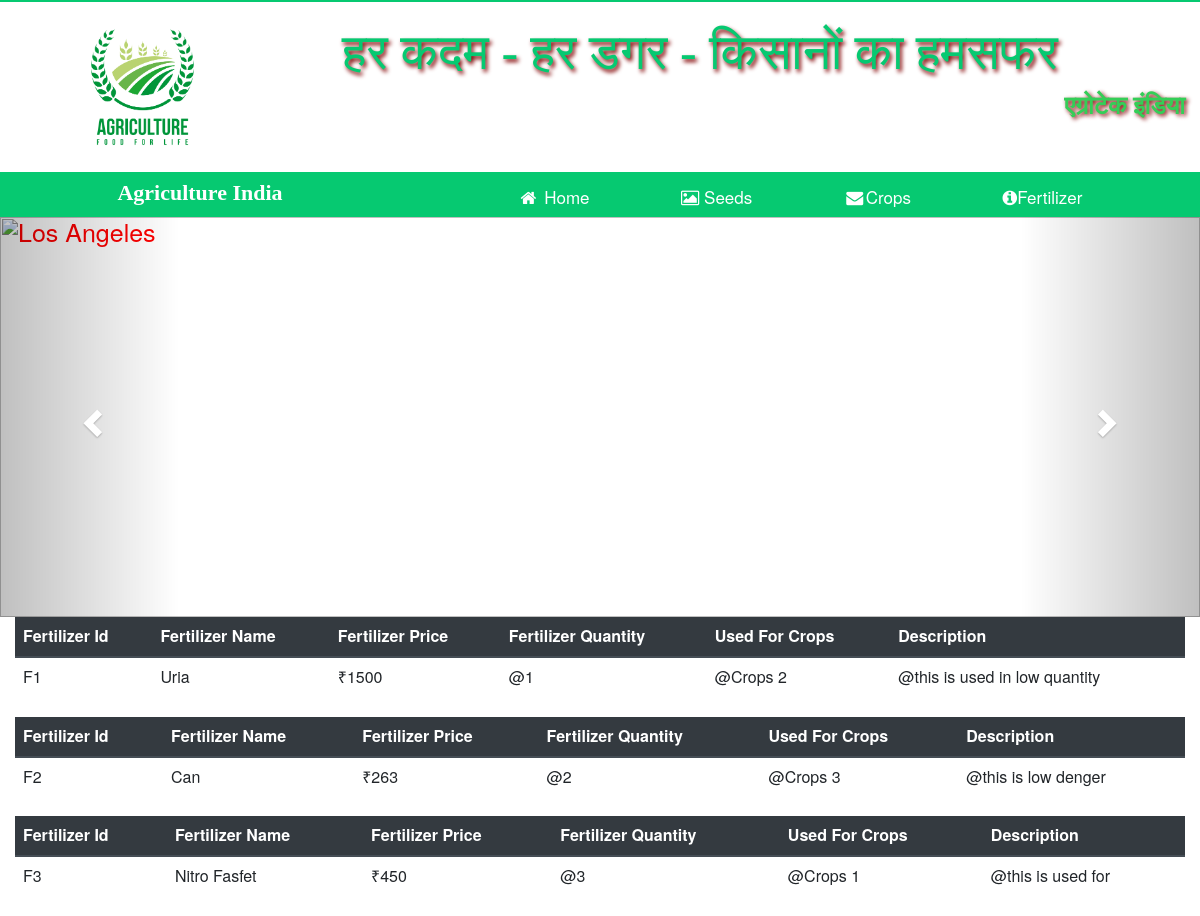
Screenshot of /AgroTechIndia/fertilizerdetails.php with the database file from the repository.
### tables this page shows
CREATE TABLE `fertilizers` (
  `fertilizer_id` varchar(20) NOT NULL,
  `fertilizer_name` varchar(50) NOT NULL,
  `fertilizer_price` int(50) NOT NULL,
  `ferilizer_quantity` int(50) NOT NULL,
  `crop_used` varchar(50) NOT NULL,
  `fertilizer_discription` longtext NOT NULL
);

### AgroTechIndia/fertilizerdetails.php (the view, shortened to what this page needs)
   <div class="row menu">
  <div class="col-sm-4 text-center" style="color:white;font-size:22px; padding-top:5px; font-family:Comic Sans MS;font-weight:bold;"><marquee scrollamount="3" behavior="alternate" onmouseover="stop()" onmouseout="start()" >Agriculture India</marquee></div>
  <div class="col-sm-8">
   <div class="navbar">
  <a class="active" href="index.php"><i class="fa fa-fw fa-home"></i> Home</a>
  <a href="seeddetails.php"><i class="fa fa-picture-o"></i> Seeds</a>
  <a href="cropdetails.php"><i class="fa fa-fw fa-envelope"></i>Crops</a>
  <a href="fertilizerdetails.php"><i class="fa fa-info-circle"></i>Fertilizer</a>
</div>
  </div>
   </div>
  <?php
   include("includes/connect.php");
   $sql = "SELECT * FROM `fertilizers`";
    $run = mysqli_query($conn,$sql);
    while($row = mysqli_fetch_assoc($run))
    {
      ?>
     <table class="table">
  <thead class="thead-dark">
    <tr>
      <th scope="col">Fertilizer Id</th>
      <th scope="col">Fertilizer Name</th>
      <th scope="col">Fertilizer Price</th>
      <th scope="col">Fertilizer Quantity</th>
      <th scope="col">Used For Crops</th>
      <th scope="col">Description</th>
    </tr>
  </thead>
  <tbody>
    <tr>
      <td scope="row"><?php echo $row['fertilizer_id'];?></td>
      <td><?php echo $row['fertilizer_name'];?></td>
      <td><?php echo "₹" ;echo $row['fertilizer_price']; ?></td>
      <td>@<?php echo $row['ferilizer_quantity'];?></td>
      <td>@<?php echo $row['crop_used'];?></td>
      <td>@<?php echo $row['fertilizer_discription'];?></td>
    </tr>
  </tbody>
</table>
    <?php
    }
   ?>

### AgroTechIndia/css/Stylesheet.css (style rules this page uses)
.header { height:170px; background:white; }
.logo { height:170px; }
.slider { height:400px; }
.menu { height:45px; background:#06c971; }
.navbar { width: 100%; }
.navbar a { float: left; text-align: center; color: white; text-decoration: none; font-size: 17px; }

### rows the page displays
fertilizers: fertilizer_id "F1", fertilizer_name "Uria", fertilizer_price "1500", ferilizer_quantity "1", crop_used "Crops 2", fertilizer_discription "this is used in low quantity"
fertilizers: fertilizer_id "F2", fertilizer_name "Can", fertilizer_price "263", ferilizer_quantity "2", crop_used "Crops 3", fertilizer_discription "this is low denger"
fertilizers: fertilizer_id "F3", fertilizer_name "Nitro Fasfet", fertilizer_price "450", ferilizer_quantity "3", crop_used "Crops 1", fertilizer_discription "this is used for"
